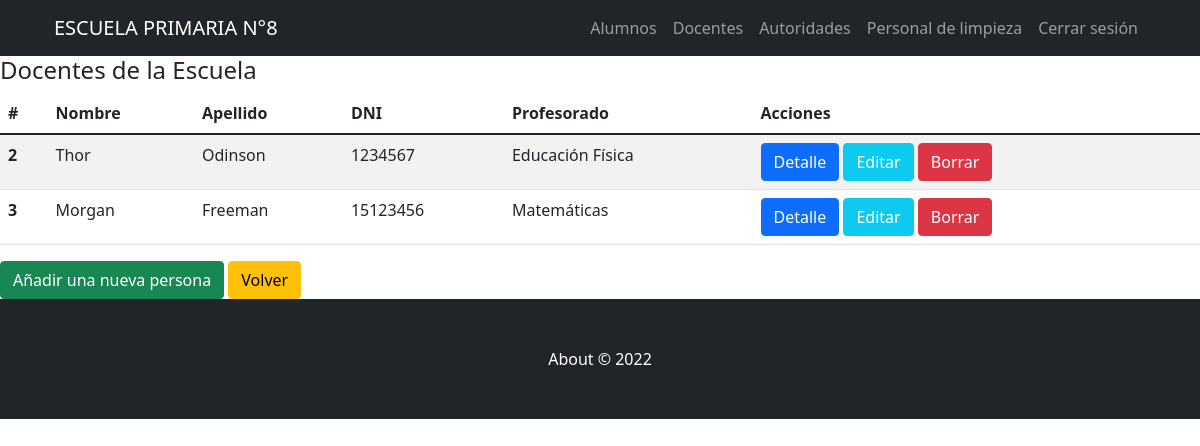
Screenshot of /AppZero/docentes/lista (signed in) with the database file from the repository.
### AppZero/models.py (models this page shows, shortened)
class Docente(models.Model):
    nombre=models.CharField(max_length=40)
    apellido=models.CharField(max_length=40)
    DNI = models.IntegerField()
    direccion=models.CharField(max_length=60, blank=True, null=True)
    telefono=models.IntegerField(blank=True, null=True)
    email=models.EmailField(blank=True, null=True)
    profesorado = models.CharField(max_length=40)

### AppZero/views.py (the view)
# urls.py: path('docentes/lista', views.DocentesList.as_view(), name="DocentesList"),
@method_decorator(login_required(login_url='Login'), name='dispatch')
@method_decorator(personal_permitido(cargo_permitido=['Recursos Humanos']), name='dispatch')
class DocentesList(ListView):
    model = Docente
    template_name = 'AppZero/Docentes/docentes_list.html'

### AppZero/Templates/AppZero/Docentes/docentes_list.html
{% extends "AppZero/padre.html" %}
{% load static %}
{% block contenidoAdicional %}
<h4>Docentes de la Escuela</h4>
<table class="table table-striped">
    <thead>
      <tr>
        <th scope="col">#</th>
        <th scope="col">Nombre</th>
        <th scope="col">Apellido</th>
        <th scope="col">DNI</th>
        <th scope="col">Profesorado</th>
        <th scope="col">Acciones</th>
      </tr>
    </thead>
    <tbody>
    {% for docente in object_list %}
      <tr>
        <th scope="row">{{docente.id}}</th>
        <td>{{docente.nombre}}</td>
        <td>{{docente.apellido}}</td>
        <td>{{docente.DNI}}</td>
        <td>{{docente.profesorado}}</td>
        <td>
            <a class="btn btn-primary" href="{% url 'DocentesDetail' docente.id %}">Detalle</a>
            <a class="btn btn-info text-white" href="{% url 'DocentesUpdate' docente.id %}">Editar</a>
            <a class="btn btn-danger" href="{% url 'DocentesDelete' docente.id %}">Borrar</a>
        </td>
      </tr>
    {% endfor %}
    </tbody>
  </table>
  <a class="btn btn-success" href="{% url 'DocentesCreate' %}">Añadir una nueva persona</a>
  <a class="btn btn-warning" href="{% url 'Inicio' %}">Volver</a>
{% endblock %}

### rows the page displays
Docente: id "2", nombre "Thor", apellido "Odinson", DNI "1234567", profesorado "Educación Física"
Docente: id "3", nombre "Morgan", apellido "Freeman", DNI "15123456", profesorado "Matemáticas"
